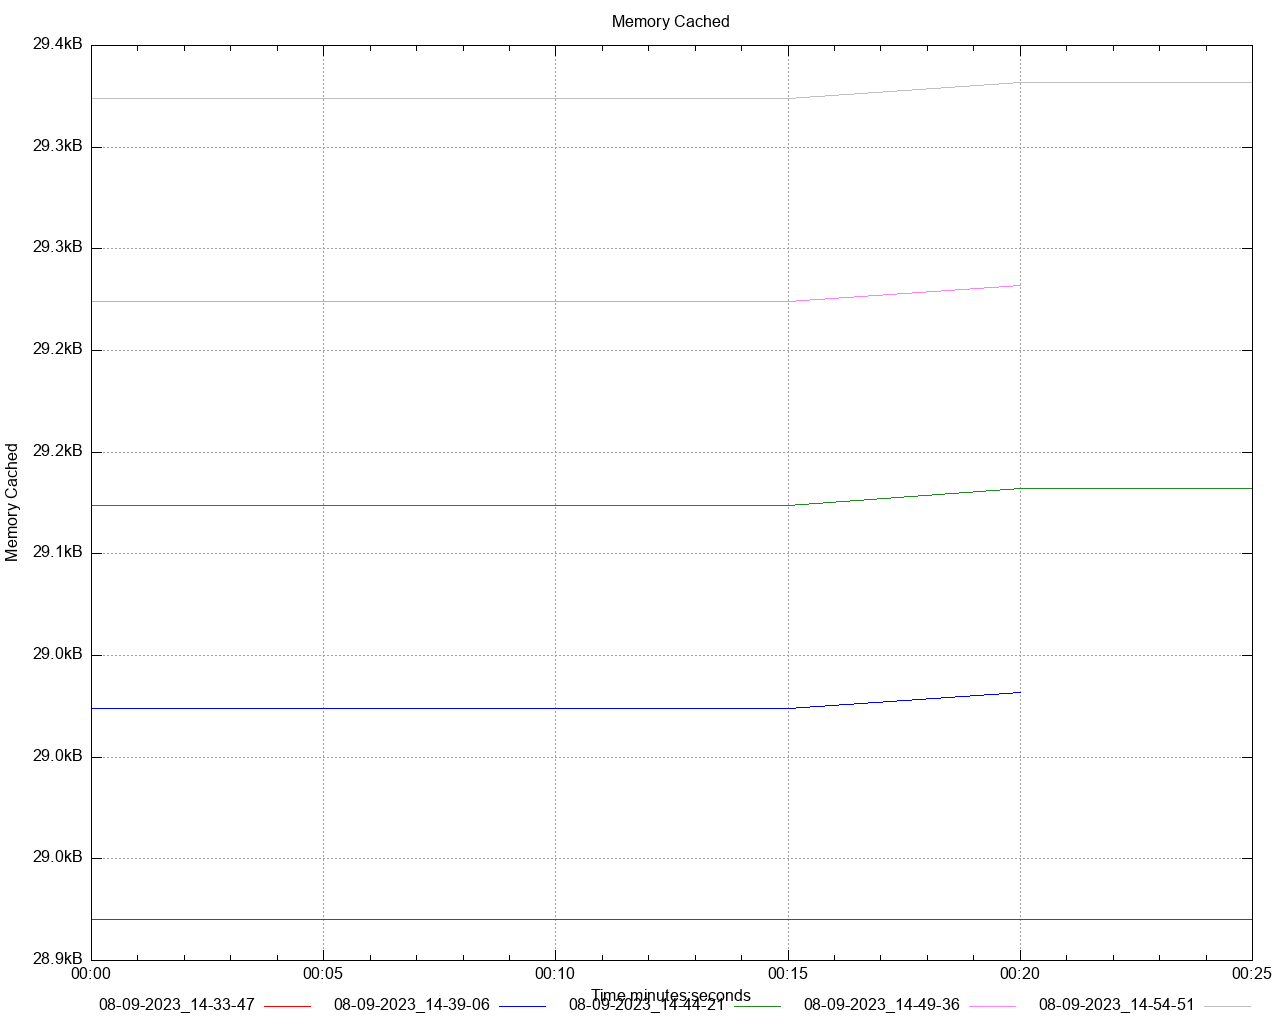

The gnuplot source for this figure:
set title 'Memory Cached' noenhanced
set style data lines
set datafile separator ","
set terminal png size 1280,1024
set grid
set key below
set xdata time
set timefmt "%s"
offset = 0
t0(x)=(offset=($0==0) ? x : offset, x - offset)
set xlabel 'Time minutes:seconds'
set ylabel 'Memory Cached'
set format y '%.1s%cB'
set output '/Users/gbarnett/git/hazelcast-simulator/atomiclong-3node-member/atomicreference/dstat/memory_cached_A4.png'
plot \
   '/Users/gbarnett/git/hazelcast-simulator/atomiclong-3node-member/atomicreference/data/memory_cached_A4_1.data' using (t0(timecolumn(1))):2 title "08-09-2023_14-33-47" noenhanced lt rgb "red", \
   '/Users/gbarnett/git/hazelcast-simulator/atomiclong-3node-member/atomicreference/data/memory_cached_A4_2.data' using (t0(timecolumn(1))):2 title "08-09-2023_14-39-06" noenhanced lt rgb "blue", \
   '/Users/gbarnett/git/hazelcast-simulator/atomiclong-3node-member/atomicreference/data/memory_cached_A4_3.data' using (t0(timecolumn(1))):2 title "08-09-2023_14-44-21" noenhanced lt rgb "forest-green", \
   '/Users/gbarnett/git/hazelcast-simulator/atomiclong-3node-member/atomicreference/data/memory_cached_A4_4.data' using (t0(timecolumn(1))):2 title "08-09-2023_14-49-36" noenhanced lt rgb "orchid", \
   '/Users/gbarnett/git/hazelcast-simulator/atomiclong-3node-member/atomicreference/data/memory_cached_A4_5.data' using (t0(timecolumn(1))):2 title "08-09-2023_14-54-51" noenhanced lt rgb "grey", \
